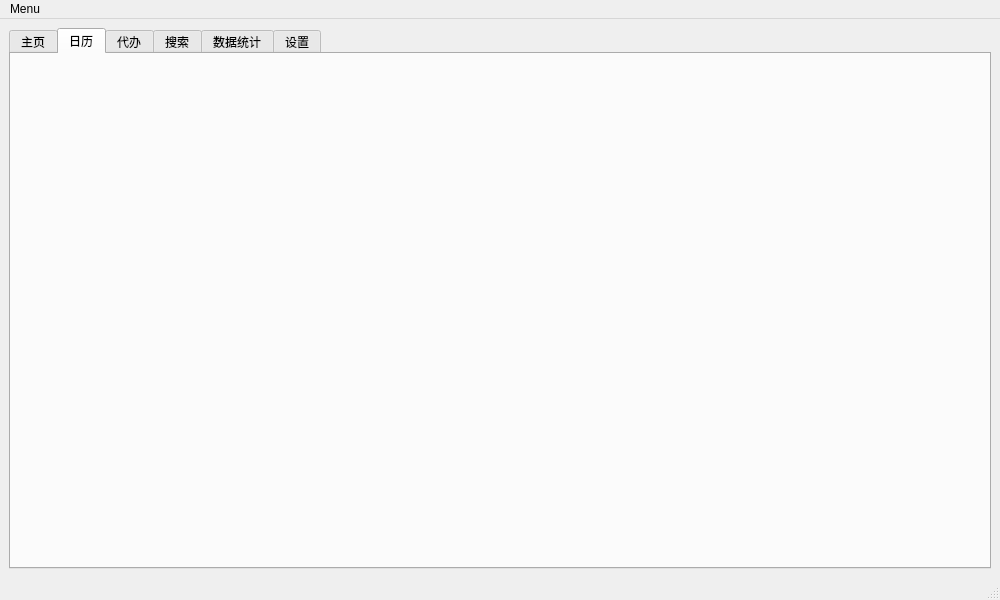
<?xml version="1.0" encoding="UTF-8"?>
<ui version="4.0">
 <class>MainWindow</class>
 <widget class="QMainWindow" name="MainWindow">
  <property name="geometry">
   <rect>
    <x>0</x>
    <y>0</y>
    <width>1000</width>
    <height>600</height>
   </rect>
  </property>
  <property name="minimumSize">
   <size>
    <width>1000</width>
    <height>600</height>
   </size>
  </property>
  <property name="contextMenuPolicy">
   <enum>Qt::PreventContextMenu</enum>
  </property>
  <property name="windowTitle">
   <string>PKUToDo1.0</string>
  </property>
  <property name="windowIcon">
   <iconset resource="resource.qrc">
    <normaloff>:/icons/widgets_icons/check-sign-in-a-rounded-black-square.png</normaloff>:/icons/widgets_icons/check-sign-in-a-rounded-black-square.png</iconset>
  </property>
  <widget class="QWidget" name="centralwidget">
   <layout class="QVBoxLayout" name="verticalLayout">
    <item>
     <widget class="QTabWidget" name="tabWidget">
      <property name="currentIndex">
       <number>1</number>
      </property>
      <widget class="QWidget" name="tab_home">
       <attribute name="icon">
        <iconset resource="resource.qrc">
         <normaloff>:/icons/widgets_icons/house-outline.png</normaloff>:/icons/widgets_icons/house-outline.png</iconset>
       </attribute>
       <attribute name="title">
        <string>主页</string>
       </attribute>
      </widget>
      <widget class="QWidget" name="tab_calendar">
       <attribute name="icon">
        <iconset resource="resource.qrc">
         <normaloff>:/icons/widgets_icons/icons8-calendar-50.png</normaloff>:/icons/widgets_icons/icons8-calendar-50.png</iconset>
       </attribute>
       <attribute name="title">
        <string>日历</string>
       </attribute>
      </widget>
      <widget class="QWidget" name="tab_toDo">
       <attribute name="icon">
        <iconset resource="resource.qrc">
         <normaloff>:/icons/widgets_icons/checked.png</normaloff>:/icons/widgets_icons/checked.png</iconset>
       </attribute>
       <attribute name="title">
        <string>代办</string>
       </attribute>
      </widget>
      <widget class="QWidget" name="tab_search">
       <attribute name="icon">
        <iconset resource="resource.qrc">
         <normaloff>:/icons/widgets_icons/icons8-search-80.png</normaloff>:/icons/widgets_icons/icons8-search-80.png</iconset>
       </attribute>
       <attribute name="title">
        <string>搜索</string>
       </attribute>
      </widget>
      <widget class="QWidget" name="tab_statistics">
       <attribute name="icon">
        <iconset resource="resource.qrc">
         <normaloff>:/icons/widgets_icons/statistic-64.png</normaloff>:/icons/widgets_icons/statistic-64.png</iconset>
       </attribute>
       <attribute name="title">
        <string>数据统计</string>
       </attribute>
      </widget>
      <widget class="QWidget" name="tab_settings">
       <attribute name="icon">
        <iconset resource="resource.qrc">
         <normaloff>:/icons/widgets_icons/icons8-setting-50.png</normaloff>:/icons/widgets_icons/icons8-setting-50.png</iconset>
       </attribute>
       <attribute name="title">
        <string>设置</string>
       </attribute>
      </widget>
     </widget>
    </item>
   </layout>
  </widget>
  <widget class="QStatusBar" name="statusbar"/>
  <widget class="QMenuBar" name="menubar">
   <property name="geometry">
    <rect>
     <x>0</x>
     <y>0</y>
     <width>1000</width>
     <height>17</height>
    </rect>
   </property>
   <widget class="QMenu" name="menuPKUToDo">
    <property name="title">
     <string>Menu</string>
    </property>
   </widget>
   <addaction name="menuPKUToDo"/>
  </widget>
 </widget>
 <resources>
  <include location="resource.qrc"/>
 </resources>
 <connections/>
</ui>
